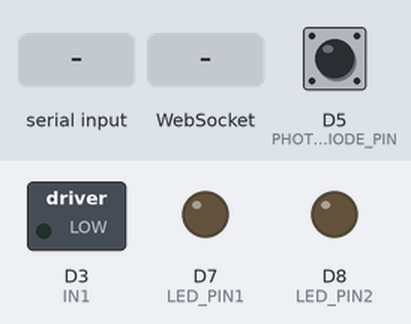
This sketch was run on a simulated ESP8266 (NodeMCU). On the bench: switched loads named in the sketch (green lamp = pin HIGH), output pins drawn as LEDs (lit = HIGH). The inputs (shaded band) are chosen by the test bench; at power-on: D5 (PHOTO_DIODE_PIN) HIGH. WiFi joins after 1.5 s; servers stay silent unless stated; what the sketch prints to the serial monitor is not drawn.

Above: at 2.7 s.
2.8 s: "ACTIVADO\n" received over Serial
At 3.6 s:
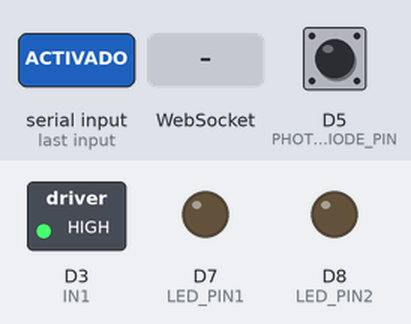
4.3 s: WebSocket text "LED1ON" received
At 4.7 s:
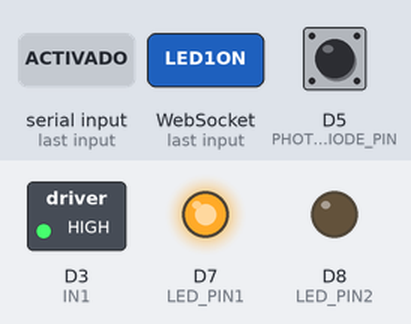
5.8 s: "DESACTIVADO\n" received over Serial
At 7.0 s:
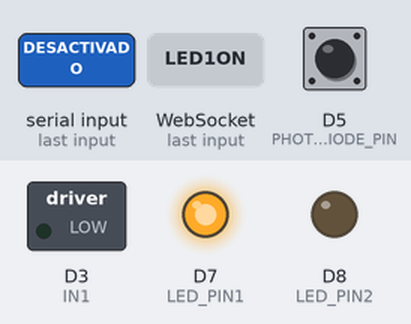
7.3 s: WebSocket text "LED2ON" received
At 8.2 s:
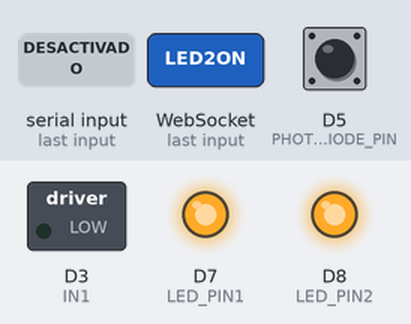
8.8 s: "LED1OFF\n" received over Serial
At 9.3 s:
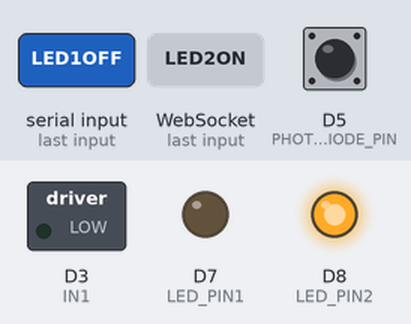
10.3 s: WebSocket text "ACTIVADO" received
At 11.6 s:
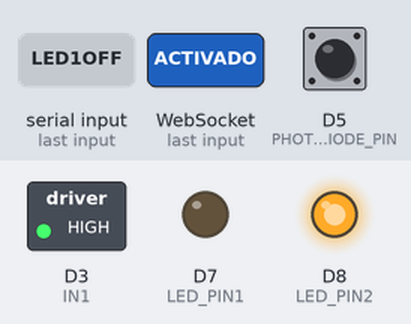
Timing chart, 0 to 12.8 s (numbered marks = the images above; inputs shaded):
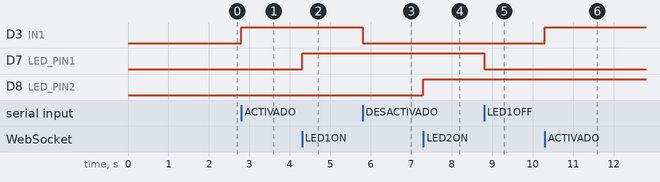

The sketch:

ProyectoMoviles1erParcial.ino
```cpp
#include <ESP8266WiFi.h>
#include <WebSocketsServer.h>

#define IN1 D3
#define PHOTO_DIODE_PIN D5
#define LED_PIN1 D7
#define LED_PIN2 D8

// Configuración WiFi
const char* ssid = "Totalplay-FFA5_EXT";
const char* password = "FFA51AB1yT99wTQn";

// WebSockets
WebSocketsServer webSocket = WebSocketsServer(81);

volatile unsigned long pulseCount = 0;
bool motorActivadoFlag = false;
unsigned long lastTime = 0;

void IRAM_ATTR countPulse() {
  if(motorActivadoFlag) pulseCount++;
}

void setup() {
  Serial.begin(9600);
  pinMode(IN1, OUTPUT);
  pinMode(PHOTO_DIODE_PIN, INPUT_PULLUP);
  pinMode(LED_PIN1, OUTPUT);
  pinMode(LED_PIN2, OUTPUT);
  attachInterrupt(digitalPinToInterrupt(PHOTO_DIODE_PIN), countPulse, RISING);

  // Conexión WiFi
  WiFi.begin(ssid, password);
  while (WiFi.status() != WL_CONNECTED) {
    delay(500);
    Serial.print(".");
  }
  Serial.println("\nConectado! IP: " + WiFi.localIP().toString());

  // WebSocket
  webSocket.begin();
  webSocket.onEvent(webSocketEvent);
}

void loop() {
  // Maneja el WebSocket
  webSocket.loop();

  // Control de activacion desde Serial
  if (Serial.available() > 0) {
    String command = Serial.readStringUntil('\n');
    command.trim();
    handleDeviceCommand(command);
  }

  // Enviar datos cada segundo
  if (millis() - lastTime >= 1000) {
    unsigned long frequency = pulseCount;
    unsigned long rpm = frequency * 60; // Asumiendo 1 pulso por revolución

    // Enviar datos por WebSocket
    String jsonData = "{\"freq\":" + String(frequency) + ",\"rpm\":" + String(rpm) + "}";
    webSocket.broadcastTXT(jsonData);

    pulseCount = 0;
    lastTime = millis();
  }
}

// WebSocket events
void webSocketEvent(uint8_t num, WStype_t type, uint8_t* payload, size_t length) {
  switch(type) {
    case WStype_TEXT:
      handleDeviceCommand((char*)payload);
      break;
    case WStype_DISCONNECTED:
      Serial.printf("[%u] Desconectado\n", num);
      break;
    case WStype_CONNECTED:
      Serial.printf("[%u] Conectado desde IP: %s\n", num, webSocket.remoteIP(num).toString().c_str());
      break;
  }
}

// Control del motor a través de WebSocket o Serial
void handleDeviceCommand(String command) {
  command.trim();
  command.toUpperCase();

  if(command == "ACTIVADO") {
    digitalWrite(IN1, HIGH);
    motorActivadoFlag = true;
    Serial.println("Motor ACTIVADO");
    webSocket.broadcastTXT("{\"status\":\"MOTOR_ACTIVADO\"}");
  }else if(command == "DESACTIVADO") {
    digitalWrite(IN1, LOW);
    motorActivadoFlag = false;
    Serial.println("Motor DESACTIVADO");
    webSocket.broadcastTXT("{\"status\":\"MOTOR_DESACTIVADO\"}");
  }else if(command == "LED1ON"){
    digitalWrite(LED_PIN1, HIGH);
    Serial.println("LED 1 Encendido");
    webSocket.broadcastTXT("{\"status\":\"LED1_ACTIVADO\"}");
  }else if(command == "LED1OFF"){
    digitalWrite(LED_PIN1, LOW);
    Serial.println("LED 1 Apagado");
    webSocket.broadcastTXT("{\"status\":\"LED1_DESACTIVADO\"}");
  }else if(command == "LED2ON"){
    digitalWrite(LED_PIN2, HIGH);
    Serial.println("LED 2 Encendido");
    webSocket.broadcastTXT("{\"status\":\"LED2_ACTIVADO\"}");
  }else if(command == "LED2OFF"){
    digitalWrite(LED_PIN2, LOW);
    Serial.println("LED 2 Apagado");
    webSocket.broadcastTXT("{\"status\":\"LED2_DESACTIVADO\"}");
  }
}
```

Measured:
- after the input at 2.8 s, D3 (IN1): LOW → HIGH at once
- after the input at 4.3 s, D7 (LED_PIN1): LOW → HIGH at once
- after the input at 5.8 s, D3 (IN1): HIGH → LOW at once
- after the input at 7.3 s, D8 (LED_PIN2): LOW → HIGH at once
- after the input at 8.8 s, D7 (LED_PIN1): HIGH → LOW at once
- after the input at 10.3 s, D3 (IN1): LOW → HIGH at once
